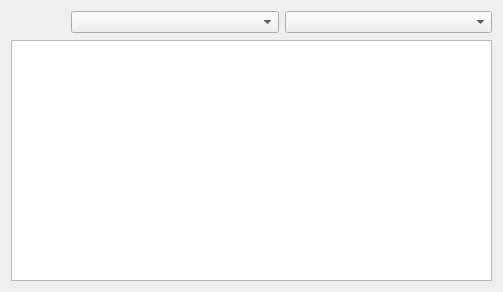
<?xml version="1.0" encoding="UTF-8"?>
<ui version="4.0">
 <class>MdiForm</class>
 <widget class="QWidget" name="MdiForm">
  <property name="geometry">
   <rect>
    <x>0</x>
    <y>0</y>
    <width>503</width>
    <height>292</height>
   </rect>
  </property>
  <property name="sizePolicy">
   <sizepolicy hsizetype="Expanding" vsizetype="Expanding">
    <horstretch>0</horstretch>
    <verstretch>0</verstretch>
   </sizepolicy>
  </property>
  <property name="windowTitle">
   <string/>
  </property>
  <layout class="QVBoxLayout" name="verticalLayout">
   <property name="sizeConstraint">
    <enum>QLayout::SetMaximumSize</enum>
   </property>
   <item>
    <layout class="QHBoxLayout" name="horizontalLayout">
     <item>
      <widget class="QToolButton" name="toolButton_backward">
       <property name="text">
        <string/>
       </property>
       <property name="icon">
        <iconset>
         <normaloff>:/icons/16x16/go-previous.png</normaloff>:/icons/16x16/go-previous.png</iconset>
       </property>
       <property name="toolButtonStyle">
        <enum>Qt::ToolButtonIconOnly</enum>
       </property>
       <property name="autoRaise">
        <bool>true</bool>
       </property>
      </widget>
     </item>
     <item>
      <widget class="QToolButton" name="toolButton_forward">
       <property name="text">
        <string/>
       </property>
       <property name="icon">
        <iconset>
         <normaloff>:/icons/16x16/go-next.png</normaloff>:/icons/16x16/go-next.png</iconset>
       </property>
       <property name="autoRaise">
        <bool>true</bool>
       </property>
      </widget>
     </item>
     <item>
      <widget class="QComboBox" name="comboBox_books"/>
     </item>
     <item>
      <widget class="QComboBox" name="comboBox_chapters"/>
     </item>
    </layout>
   </item>
   <item>
    <widget class="QTextBrowser" name="textBrowser">
     <property name="sizePolicy">
      <sizepolicy hsizetype="Expanding" vsizetype="Expanding">
       <horstretch>0</horstretch>
       <verstretch>0</verstretch>
      </sizepolicy>
     </property>
     <property name="minimumSize">
      <size>
       <width>100</width>
       <height>100</height>
      </size>
     </property>
     <property name="contextMenuPolicy">
      <enum>Qt::CustomContextMenu</enum>
     </property>
     <property name="openLinks">
      <bool>true</bool>
     </property>
    </widget>
   </item>
  </layout>
 </widget>
 <resources/>
 <connections/>
</ui>
